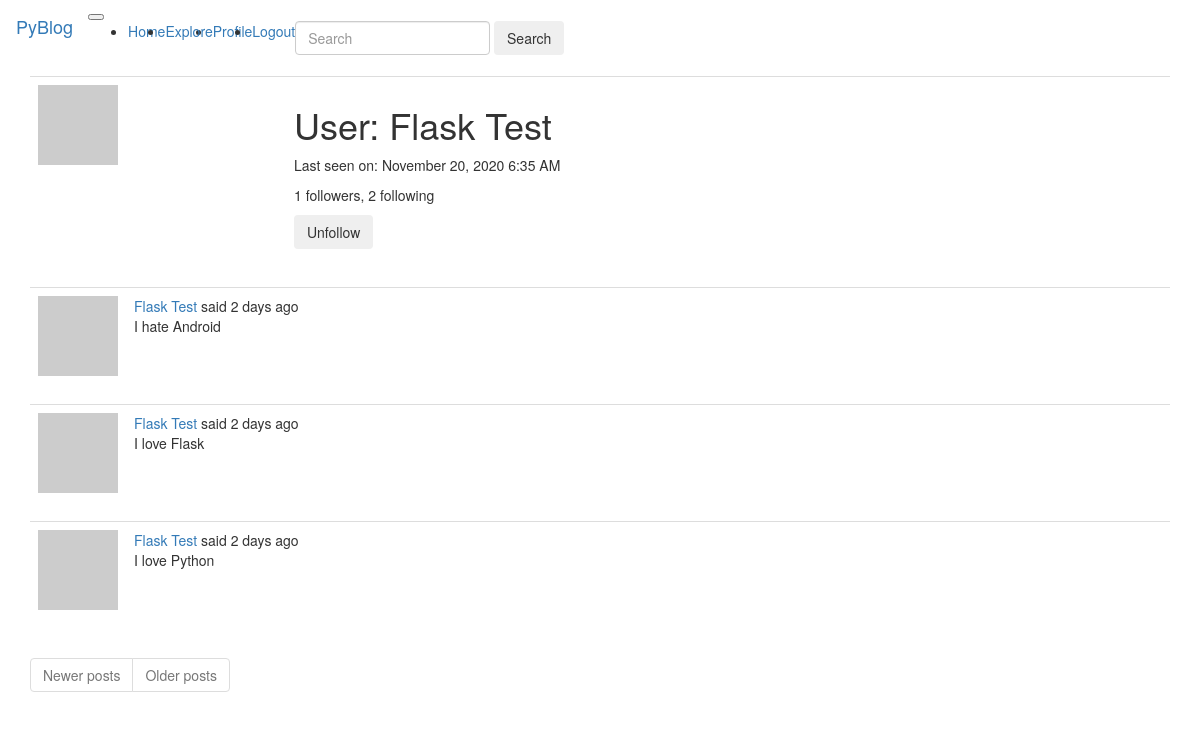
The page /user/Flask Test (signed in) on the database its author committed.
### app/models.py (models this page shows, shortened)
class User(UserMixin, db.Model):
    id = db.Column(db.Integer, primary_key=True)
    username = db.Column(db.String(64), index=True, unique=True)
    email = db.Column(db.String(120), index=True, unique=True)
    password_hash = db.Column(db.String(128))
    posts = db.relationship('Post', backref='author', lazy='dynamic')
    about_me = db.Column(db.String(140))
    last_seen = db.Column(db.DateTime, default=datetime.utcnow)
    followed = db.relationship(
        'User', secondary=followers,
        primaryjoin=(followers.c.follower_id == id),
        secondaryjoin=(followers.c.followed_id == id),
        backref=db.backref('followers', lazy='dynamic'), lazy='dynamic'
    )
    def avatar(self, size):
        digest = md5(self.email.lower().encode('utf-8')).hexdigest()
        return 'https://www.gravatar.com/avatar/{}?d=identicon&s={}'.format(digest, size)
    def is_following(self, user):
        return self.followed.filter(
            followers.c.followed_id == user.id).count() > 0

class Post(db.Model):
    id = db.Column(db.Integer, primary_key=True)
    body = db.Column(db.String(140))
    timestamp = db.Column(db.DateTime, index=True, default=datetime.utcnow)
    user_id = db.Column(db.Integer, db.ForeignKey('user.id'))

### app/routes.py (the view)
@app.route('/user/<username>')
@login_required
def user(username):
    user = User.query.filter_by(username=username).first_or_404()
    page = request.args.get('page', 1, type=int)
    posts = user.posts.order_by(Post.timestamp.desc()).paginate(
        page, app.config['POSTS_PER_PAGE'], False)
    next_url = url_for('user', username=user.username, page=posts.next_num) \
        if posts.has_next else None
    prev_url = url_for('user', username=user.username, page=posts.prev_num) \
        if posts.has_prev else None
    form = EmptyForm()
    return render_template('user.html', user=user, posts=posts.items,
                           next_url=next_url, prev_url=prev_url, form=form)

### app/forms.py
class EmptyForm(FlaskForm):
    submit = SubmitField('Submit')

### app/models.py (called while the page is built)
@login.user_loader
def load_user(id):
    return User.query.get(int(id))

### app/routes.py (called while the page is built)
@app.before_request
def before_request():
    if current_user.is_authenticated:
        current_user.last_seen = datetime.utcnow()
        db.session.commit()
    g.locale = str(get_locale())

### app/templates/user.html (shortened to what this page needs)
{% extends "base.html" %}
{% block app_content %}
    <table class="table table-hover">
        <tr>
            <td width="256px"><img src="{{ user.avatar(256) }}"></td>
            <td>
                <h1>{{ _('User') }}: {{ user.username }}</h1>
                {% if user.last_seen %}
                <p>{{ _('Last seen on') }}: {{ moment(user.last_seen).format('LLL') }}</p>
                {% endif %}
                <p>{{ _('%(count)d followers', count=user.followers.count()) }}, {{ _('%(count)d following', count=user.followed.count()) }}</p>
                {% if user == current_user %}
                <p><a href="{{ url_for('edit_profile') }}">{{ _('Edit your profile') }}</a></p>
                {% else %}
                <p>
                    <form action="{{ url_for('unfollow', username=user.username) }}" method="post">
                        {{ form.submit(value=_('Unfollow'), class_='btn btn-outline-danger') }}
                    </form>
                </p>
                {% endif %}
            </td>
        </tr>
    </table>
    {% for post in posts %}
        {% include '_post.html' %}
    {% endfor %}
    <nav aria-label="Page navigation example">
        <ul class="pagination">
            <li class="page-item {% if not prev_url %} disabled {% endif %}">
                <a class="page-link" href="{{ prev_url or '#' }}" tabindex="-1">{{ _('Newer posts') }}</a>
            </li>
            <li class="page-item {% if not next_url %} disabled {% endif %}">
                <a class="page-link" href="{{ next_url or '#' }}">{{ _('Older posts') }}</a>
            </li>
        </ul>
    </nav>
{% endblock %}

### app/templates/_post.html (shortened to what this page needs)
    <table class="table table-hover">
        <tr>
            <td width="70px">
                <a href="{{ url_for('user', username=post.author.username) }}">
                    <img src="{{ post.author.avatar(70) }}" />
                </a>
            </td>
            <td>
                {{ _('%(username)s said %(when)s',
                    username=user_link, when=moment(post.timestamp).fromNow()) }}
                <br>
                {{ post.body }}
            </td>
        </tr>
    </table>

### rows shown on the page
User: username "Flask Test", last_seen "November 20, 2020 6:35 AM"
Post: body "I hate Android"
Post: body "I love Flask"
Post: body "I love Python"
